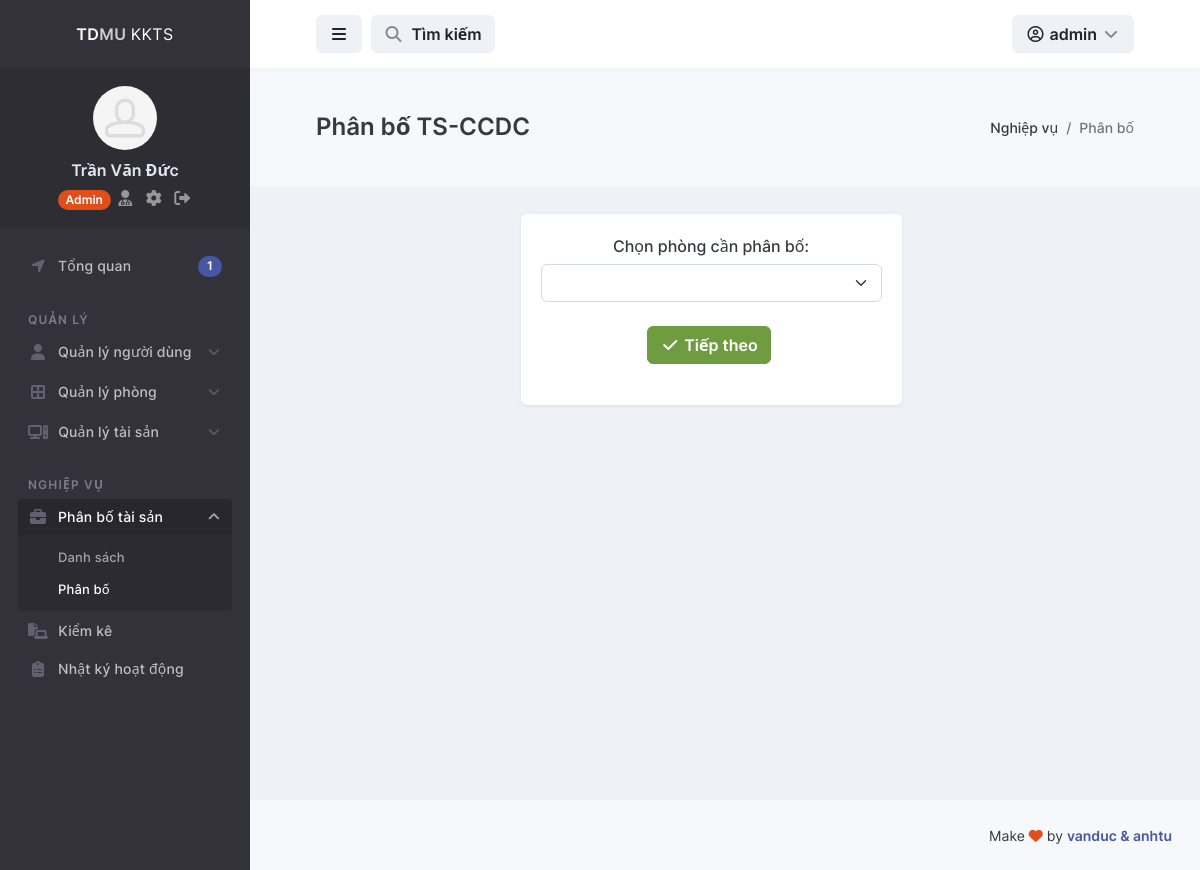
The app's page /nv_phanbo.php (signed in) with its own data.
### tables this page shows
CREATE TABLE `nguoidung` (
  `MaND` int(11) NOT NULL,
  `MaDV` int(11) NOT NULL,
  `MaCD` int(11) NOT NULL,
  `MaPQ` int(11) NOT NULL,
  `TenDangNhap` varchar(100) DEFAULT NULL,
  `MatKhau` varchar(30) DEFAULT NULL,
  `HoVaTen` varchar(50) NOT NULL,
  `Email` varchar(50) DEFAULT NULL,
  `SoDienThoai` varchar(15) DEFAULT NULL,
  `DiaChi` varchar(300) DEFAULT NULL,
  `NgayTao` datetime NOT NULL,
  `NgayCapNhat` datetime NOT NULL
);

CREATE TABLE `phanquyen` (
  `MaPQ` int(11) NOT NULL,
  `TenPQ` varchar(200) NOT NULL,
  `MoTaPQ` varchar(300) NOT NULL,
  `NgayTao` datetime NOT NULL,
  `NgayCapNhat` datetime NOT NULL
);

### config.php (called while the page is built, shortened)
<?php
$conn       = mysqli_connect('localhost', 'root', '', 'kkts') or die ('Connect DB Failed');
mysqli_query($conn,"SET NAMES utf8");
if(isset($_SESSION['TenDangNhap'])){
	$TenDangNhap = $_SESSION['TenDangNhap'];
	$data = mysqli_fetch_array(mysqli_query($conn, "select nguoidung.*, donvi.TenDV, phanquyen.TenPQ, chucdanh.TenCD from nguoidung
									INNER JOIN donvi ON nguoidung.MaDV = donvi.MaDV
									INNER JOIN phanquyen ON nguoidung.MaPQ = phanquyen.MaPQ
									INNER JOIN chucdanh ON nguoidung.MaCD = chucdanh.MaCD
									Where TenDangNhap = '".$TenDangNhap."'"));
	$count_baoloi = mysqli_num_rows(mysqli_query($conn, "select * from baoloi Where TrangThai = 0"));
}

### nv_phanbo.php (the view, shortened to what this page needs)
<?php
include("config.php");
include("header.php");
$ql_phong_show = '';
$ql_kvphong_show = "";
$ql_lphong_show = "";
$ql_taisan_show = '';
$ql_nhomtaisan_show = "";
$ql_loaitaisan_show = "";
$ql_phanbo_show = "";
$nv_phanbo_show = "active";
?>
  <body>
        <?php
			include("nav.php");
		?>
      <main id="main-container">
        <div class="bg-body-light">
          <div class="content content-full">
            <div class="d-flex flex-column flex-sm-row justify-content-sm-between align-items-sm-center">
              <h1 class="flex-grow-1 fs-3 fw-semibold my-2 my-sm-3">Phân bố TS-CCDC</h1>
              <nav class="flex-shrink-0 my-2 my-sm-0 ms-sm-3" aria-label="breadcrumb">
                <ol class="breadcrumb">
                  <li class="breadcrumb-item">Nghiệp vụ</li>
                  <li class="breadcrumb-item active" aria-current="page">Phân bố</li>
                </ol>
              </nav>
            </div>
          </div>
        </div>
        <div class="content">
		<div class="row">
			<div class="row justify-content-center text-center">
				<div class="col-md-6">
				  <div class="block block-rounded">
						<div class="block-content">
						   <form action="nv_phanbo_step_1.5.php" method="GET" >
								<div class="row">
								  <div class="col-lg-12 col-xl-12">
									<div class="mb-4">
									<label class="form-label">Chọn phòng cần phân bố: </label>
									  <select class="js-select2 form-select" id="IDP" name="IDP" style="width: 100%;" data-placeholder="Chọn phòng...">
										<option></option>
										<?php
											$result = mysqli_query($conn, "	SELECT * FROM phong");
											while ($row = $result->fetch_assoc()) {
												echo '<option value="'.$row['MaP'].'">'.$row['TenP'].'</option>';
											}
										?>
									  </select>
									</div>
								  </div>
								  <div class="col-lg-12 col-xl-12">
									<div class="mb-4">
									  <button type="submit" class="btn btn-success me-1 mb-3">
										<i class="fa fa-fw fa-check"></i> Tiếp theo
									  </button>
									</div>
								  </div>
								</div>
						  </form>
						</div>
					</div>
				</div>
			</div>
		</div>
		</div>
	</div>
     <?php include('footer.php'); ?>
  </body>
</html>

### nav.php (shortened to what this page needs)
 <div id="page-container" class="sidebar-o sidebar-dark enable-page-overlay side-scroll page-header-fixed main-content-narrow">
      <nav id="sidebar" aria-label="Main Navigation">
	<div class="smini-hidden">
		<div class="content-header justify-content-lg-center">
			<a class="fw-semibold text-white tracking-wide" href="index.php">
			  TD<span class="opacity-75">MU</span>
			  <span class="fw-normal">KKTS</span>
			</a>
		</div>
	</div>
<div class="js-sidebar-scroll">
		<div class="content-side content-side-full text-center bg-black-10">
			<div class="smini-hide">
				<img class="img-avatar" src="assets/media/avatars/avatar15.jpg" alt="">
				<div class="mt-2 mb-1 fw-semibold"><?php echo $data['HoVaTen']; ?></div>
				<span class="badge rounded-pill bg-danger"><?php echo $data['TenPQ']; ?></span>
				<a class="text-white-50 me-1" href="thongtin_nguoidung.php">
					<i class="fa fa-fw fa-user-md"></i>
				</a>
				<a class="text-white-50 me-1" href="javascript:void(0)">
					<i class="fa fa-fw fa-cog"></i>
				</a>
				<a class="text-white-50" href="DangXuat.php">
					<i class="fa fa-fw fa-sign-out-alt"></i>
				</a>
            </div>
		</div>
	<div class="content-side">
		<ul class="nav-main">
		<?php
		if ($data['MaPQ'] == 1)
		{
	?>
			<li class="nav-main-item">
				<a class="nav-main-link <?php echo $tongquan_show; ?>" href="tongquan.php">
					<i class="nav-main-link-icon fa fa-location-arrow"></i>
					<span class="nav-main-link-name">Tổng quan</span>
					<span class="nav-main-link-badge badge rounded-pill bg-primary"><?php echo $count_baoloi; ?></span>
				</a>
			</li>
		<li class="nav-main-heading">Quản lý</li>
		<?php
			if (isset($ql_nguoidung_show) or isset($ql_donvi_show) or isset($ql_chucdanh_show))
			{
				if ($ql_nguoidung_show == "active" or $ql_donvi_show == "active" or $ql_chucdanh_show == "active")
				{
					echo '<li class="nav-main-item open">';
				}else {
					echo '<li class="nav-main-item">';
				}
			}else {
				echo '<li class="nav-main-item">';
			}
		?>
			<a class="nav-main-link nav-main-link-submenu" data-toggle="submenu" aria-haspopup="true" aria-expanded="true" href="#">
			  <i class="nav-main-link-icon fa fa-user"></i>
			  <span class="nav-main-link-name">Quản lý người dùng</span>
			</a>
		</li>
		<?php
			if (isset($ql_phong_show) or isset($ql_kvphong_show) or isset($ql_lphong_show))
			{
				if ($ql_phong_show == "active" or $ql_kvphong_show == "active" or $ql_lphong_show == "active")
				{
					echo '<li class="nav-main-item open">';
				}else {
					echo '<li class="nav-main-item">';
				}
			}else {
				echo '<li class="nav-main-item">';
			}
		?>
			<a class="nav-main-link nav-main-link-submenu" data-toggle="submenu" aria-haspopup="true" aria-expanded="true" href="#">
			  <i class="nav-main-link-icon fa fa-border-all"></i>
			  <span class="nav-main-link-name">Quản lý phòng</span>
			</a>
		</li>
		<?php
			if (isset($ql_taisan_show) or isset($ql_nhomtaisan_show) or isset($ql_loaitaisan_show))
			{
				if ($ql_taisan_show == "active" or $ql_nhomtaisan_show == "active" or $ql_loaitaisan_show == "active")
				{
					echo '<li class="nav-main-item open">';
				}else {
					echo '<li class="nav-main-item">';
				}
			}else {
				echo '<li class="nav-main-item">';
			}
		?>
			<a class="nav-main-link nav-main-link-submenu" data-toggle="submenu" aria-haspopup="true" aria-expanded="true" href="#">
			  <i class="nav-main-link-icon fa fa-computer"></i>
			  <span class="nav-main-link-name">Quản lý tài sản</span>
			</a>
		</li>
	 <?php }?>
		<li class="nav-main-heading">Nghiệp vụ</li>
		<?php
			if (isset($ql_phanbo_show) or isset($nv_phanbo_show))
			{
				if ($ql_phanbo_show == "active" or $nv_phanbo_show == "active")
				{
					echo '<li class="nav-main-item open">';
				}else {
					echo '<li class="nav-main-item">';
				}
			}else {
				echo '<li class="nav-main-item">';
			}
		?>
			<a class="nav-main-link nav-main-link-submenu" data-toggle="submenu" aria-haspopup="true" aria-expanded="true" href="#">
			  <i class="nav-main-link-icon fa fa-briefcase"></i>
			  <span class="nav-main-link-name">Phân bố tài sản</span>
			</a>
			<ul class="nav-main-submenu">
			  <li class="nav-main-item">
				<a class="nav-main-link <?php echo $ql_phanbo_show; ?>" href="ql_phanbo.php">
				  <span class="nav-main-link-name">Danh sách</span>
				</a>
			  </li>
			  <li class="nav-main-item">
				<a class="nav-main-link <?php echo $nv_phanbo_show; ?>" href="nv_phanbo.php">
				  <span class="nav-main-link-name">Phân bố</span>
				</a>
			  </li>
			</ul>
		</li>
		<li class="nav-main-item">
			<a class="nav-main-link <?php echo $nv_kiemke; ?>" href="nv_kiemke.php">
			<i class="nav-main-link-icon fa fa-laptop-file"></i>
				<span class="nav-main-link-name">Kiểm kê</span>
			</a>
		</li>
		<?php
			if ($data['MaPQ'] == 1)
			{
		?>
		<li class="nav-main-item">
			<a class="nav-main-link <?php echo $nkhd_show; ?>" href="ql_nkhd.php">
			<i class="nav-main-link-icon fa fa-clipboard-list"></i>
				<span class="nav-main-link-name">Nhật ký hoạt động</span>
			</a>
		</li>
		 <?php }?>
	</ul>
  </div>
</div>
</nav>
<header id="page-header">
<div class="content-header">
  <div class="space-x-1">
	<button type="button" class="btn btn-alt-secondary" data-toggle="layout" data-action="sidebar_toggle">
	  <i class="fa fa-fw fa-bars"></i>
	</button>
	<button type="button" class="btn btn-alt-secondary" data-toggle="layout" data-action="header_search_on">
	  <i class="fa fa-fw opacity-50 fa-search"></i> <span class="ms-1 d-none d-sm-inline-block">Tìm kiếm</span>
	</button>
  </div>
  <div class="space-x-1">
	<div class="dropdown d-inline-block">
	<button type="button" class="btn btn-alt-secondary" id="page-header-user-dropdown" data-bs-toggle="dropdown" aria-haspopup="true" aria-expanded="false">
		<i class="far fa-fw fa-user-circle"></i>
		<?php echo $data['TenDangNhap']; ?>
		<i class="fa fa-fw fa-angle-down d-none opacity-50 d-sm-inline-block"></i>
  </button>
	</div>
  </div>
</div>
</header>

### records on screen
nguoidung: HoVaTen "Trần Văn Đức", MaPQ.TenPQ "Admin", TenDangNhap "admin"

### other values on screen
$count_baoloi "1"
